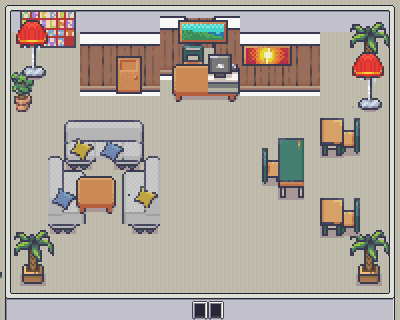

Tiled map render using the project's own tile images. Description and the map definition, with tile-layer contents summarised, below:
An orthogonal 25x20 tile map with 16x16 px tiles, 16 tile layers (floor, walls, decor, lights, ...), 4 tilesets.

<map version="1.10" tiledversion="1.10.2" orientation="orthogonal" renderorder="right-down" width="25" height="20" tilewidth="16" tileheight="16" infinite="0" nextlayerid="22" nextobjectid="1">
 <tileset firstgid="1" source="house_interiors_assets.tsx" />
 <tileset firstgid="2049" source="free_overview.tsx" />
 <tileset firstgid="12345" source="house_building_assets.tsx" />
 <tileset firstgid="15645" source="house_doors.tsx" />
 <layer id="1" name="floor" width="25" height="20" locked="1">
  <data>[500 cells, 500 non-empty, 1 distinct tile ids]</data>
 </layer>
 <layer id="18" name="walls" width="25" height="20" opacity="0.87">
  <data>[500 cells, 132 non-empty, 18 distinct tile ids]</data>
 </layer>
 <layer id="20" name="decor" width="25" height="20">
  <data>[500 cells, 81 non-empty, 39 distinct tile ids]</data>
 </layer>
 <layer id="21" name="lights" width="25" height="20">
  <data>[500 cells, 16 non-empty, 6 distinct tile ids]</data>
 </layer>
 <layer id="19" name="door" width="25" height="20" locked="1">
  <data>[500 cells, 4 non-empty, 2 distinct tile ids]</data>
 </layer>
 <layer id="17" name="study area" width="25" height="20" locked="1">
  <data>[500 cells, 33 non-empty, 24 distinct tile ids]</data>
 </layer>
 <group id="2" name="reception" locked="1">
  <layer id="4" name="reception" width="25" height="20">
   <data>[500 cells, 59 non-empty, 31 distinct tile ids]</data>
  </layer>
  <layer id="10" name="door" width="25" height="20">
   <data>[500 cells, 6 non-empty, 6 distinct tile ids]</data>
  </layer>
  <layer id="9" name="decor" width="25" height="20">
   <data>[500 cells, 20 non-empty, 20 distinct tile ids]</data>
  </layer>
  <layer id="8" name="chair" width="25" height="20">
   <data>[500 cells, 8 non-empty, 8 distinct tile ids]</data>
  </layer>
  <layer id="6" name="reception desk" width="25" height="20">
   <data>[500 cells, 15 non-empty, 15 distinct tile ids]</data>
  </layer>
  <layer id="7" name="monitor" width="25" height="20">
   <data>[500 cells, 6 non-empty, 6 distinct tile ids]</data>
  </layer>
 </group>
 <group id="12" name="seating" locked="1">
  <layer id="11" name="sofa1" width="25" height="20">
   <data>[500 cells, 30 non-empty, 15 distinct tile ids]</data>
  </layer>
  <layer id="13" name="sofa2" width="25" height="20">
   <data>[500 cells, 19 non-empty, 14 distinct tile ids]</data>
  </layer>
  <layer id="15" name="cushions" width="25" height="20">
   <data>[500 cells, 20 non-empty, 10 distinct tile ids]</data>
  </layer>
  <layer id="14" name="table" width="25" height="20">
   <data>[500 cells, 16 non-empty, 8 distinct tile ids]</data>
  </layer>
 </group>
</map>
